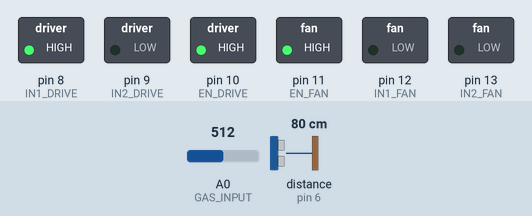
The program below on a simulated Arduino Uno, built with avr-gcc and run on an emulated ATmega328P. On the bench: switched loads named in the program (green lamp = pin HIGH). Wiring (inferred from the names in the program): ultrasonic range finder: trigger pin 7; echo pin 6. The inputs (shaded band) are chosen by the test bench; at power-on: distance to the obstacle (sensor on pin 6) 80 cm, A0 (GAS_INPUT) = 512. The echo pulse lasts 58.3 µs per cm; pins used as bus, display or sensor lines are not drawn.

Above: at 1.2 s.
1.3 s: distance to the obstacle (sensor on pin 6) set to 97 cm
2.8 s: distance to the obstacle (sensor on pin 6) set to 104 cm
At 4.0 s:
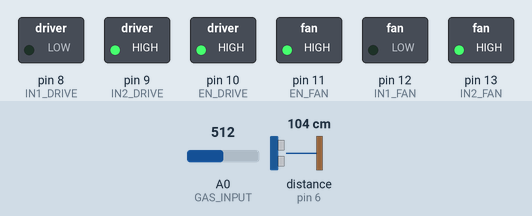
4.3 s: A0 (GAS_INPUT) set to 716
At 4.7 s:
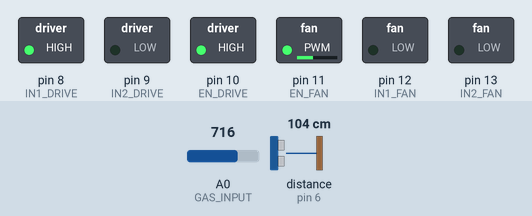
5.8 s: A0 (GAS_INPUT) set to 900
At 7.0 s:
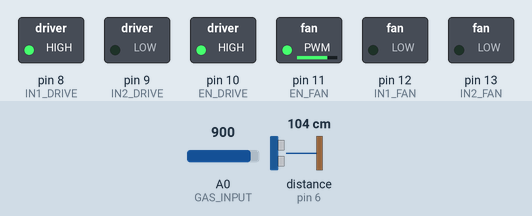
7.3 s: A0 (GAS_INPUT) set to 1023
At 8.2 s:
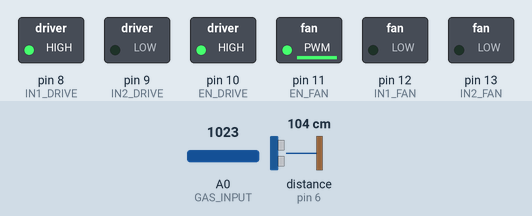
8.8 s: A0 (GAS_INPUT) set to 511
At 9.3 s:
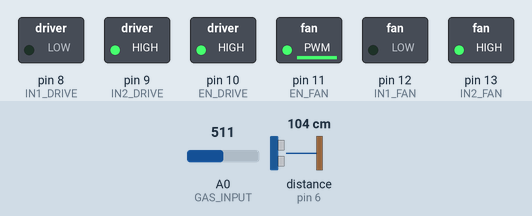
Timing chart, 0 to 11.3 s (numbered marks = the images above; inputs shaded):
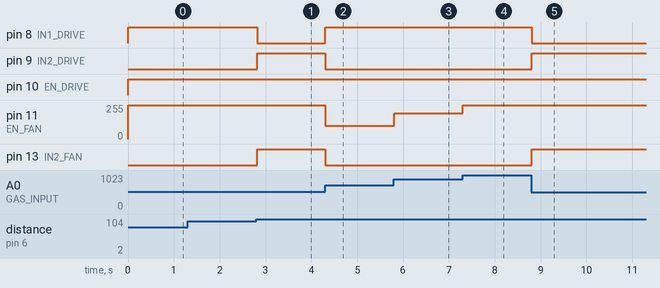

The program:

main.cpp
```cpp
#include <Arduino.h>
#include <Arduino_FreeRTOS.h>
#include <semphr.h>


// Tasks Signature
void TaskFan(void *pvParameters);
void TaskDrive(void *pvParameters);
void TaskSenseGas(void *pvParameters);
void TaskDistance(void *pvParameters);

// sensor functions
int senseGas();
long getDistance();

// motor function
void moveMotor(int EN, int IN1, int IN2, int isForward, int isStop, int speed);

// helper funcs
bool safeCond();
void giveInteruptToMotors();


// Ports
const int EN_DRIVE = 10;
const int IN1_DRIVE = 8;
const int IN2_DRIVE = 9;
const int EN_FAN = 11;
const int IN1_FAN = 12;
const int IN2_FAN = 13;
const int ULTRASONIC_TRIGGER = 7;
const int ULTRASONIC_ECHO = 6;
const int GAS_INPUT = 0;


int maxMotorSpeed = 255;
int gasValue;
long distance;

// semaphores
SemaphoreHandle_t fanSema;
SemaphoreHandle_t driveSema;

// the setup function runs once when you press reset or power the board
void setup() {
  // initialize serial communication at 9600 bits per second:
  Serial.begin(9600);

  while (!Serial) {
    // wait for serial port to connect. Needed for native USB, on LEONARDO, MICRO, YUN, and other 32u4 based boards.
  }

  // Wire ports
  pinMode(EN_DRIVE, OUTPUT);
  pinMode(IN1_DRIVE, OUTPUT);
  pinMode(IN2_DRIVE, OUTPUT);
  pinMode(EN_FAN, OUTPUT);
  pinMode(IN1_FAN, OUTPUT);
  pinMode(IN2_FAN, OUTPUT);
  pinMode(ULTRASONIC_TRIGGER, OUTPUT);
  pinMode(ULTRASONIC_ECHO, INPUT);
  pinMode(GAS_INPUT, INPUT);

  // setup semaphores
  fanSema = xSemaphoreCreateBinary();
  driveSema = xSemaphoreCreateBinary();

  giveInteruptToMotors();

  // Initial values
  gasValue = senseGas();
  distance = getDistance();

  // Making the tasks
  xTaskCreate(TaskFan, "Fan", 128, NULL, 3, NULL);
  xTaskCreate(TaskDrive, "Drive", 128, NULL, 3, NULL);
  xTaskCreate(TaskSenseGas, "Gas", 128, NULL, 2, NULL);
  xTaskCreate(TaskDistance, "Distance", 128, NULL, 2, NULL);
}

void loop() {
  // it is task driven, hence here's empty
}

void TaskFan(void *pvParameters) {
  while(1) {
    if (xSemaphoreTake(fanSema, portMAX_DELAY) == pdPASS) {
      // Convert gas (0, 512) value to speed (0, 255)
      int motorSpeed = (gasValue * 255.0) / 512.0;
      // stop moving if not sfae otherwise move
      moveMotor(EN_FAN, IN1_FAN, IN2_FAN, true, !safeCond(), motorSpeed);
      taskYIELD();
    }
  }
}

void TaskDrive(void *pvParameters) {
  while (1) {
    if (xSemaphoreTake(driveSema, portMAX_DELAY) == pdPASS) {
      // move backwards if not safe
      moveMotor(EN_DRIVE, IN1_DRIVE, IN2_DRIVE, safeCond(), 0, maxMotorSpeed);
      taskYIELD();
    }
  }
}

void TaskSenseGas(void *pvParameters) {
  while (1) {
    bool lastState = safeCond();
    int lastGasDensity = gasValue;
    gasValue = senseGas();
    if ((safeCond() != lastState) || (gasValue != lastGasDensity)) {
      giveInteruptToMotors();
    }
    taskYIELD();
  }
}

void TaskDistance(void *pvParameters) {
  while (1) {
    bool lastState = safeCond();
    distance = getDistance();
    if (safeCond() != lastState) {
        giveInteruptToMotors();
    }
    taskYIELD();
  }
}

void giveInteruptToMotors() {
  xSemaphoreGive(fanSema);
  xSemaphoreGive(driveSema);
}

bool safeCond() {
  return (gasValue <= 512) && (distance >= 100);
}

int senseGas() {
  int gasDensity = analogRead(GAS_INPUT);
  return gasDensity;
}

long getDistance() {
  digitalWrite(ULTRASONIC_TRIGGER, LOW);
  delayMicroseconds(2);
  digitalWrite(ULTRASONIC_TRIGGER, HIGH);
  delayMicroseconds(10);
  digitalWrite(ULTRASONIC_TRIGGER, LOW);
  long duration = pulseIn(ULTRASONIC_ECHO, HIGH);
  long distanceSensorValue = duration * 0.0344 / 2;
  return distanceSensorValue;
}

void moveMotor(int EN, int IN1, int IN2, int isForward, int isStop, int speed) {
  analogWrite(EN, speed);
  if (isStop == 1)
  {
    digitalWrite(IN1, LOW);
    digitalWrite(IN2, LOW);
  }
  else if (isForward == 1)
  {
    digitalWrite(IN1, LOW);
    digitalWrite(IN2, HIGH);
  }
  else
  {
    digitalWrite(IN1, HIGH);
    digitalWrite(IN2, LOW);
  }
}
```

Measured:
- the behaviour switches between 100 and 101 cm on distance to the obstacle (sensor on pin 6) (found by bisection; images 0 and 1)
- after the input at 1.3 s, every drawn part: stays the same
- after the input at 2.8 s, pin 8 (IN1_DRIVE): HIGH → LOW at once; pin 9 (IN2_DRIVE), pin 13 (IN2_FAN): LOW → HIGH at once
- after the input at 4.3 s, pin 8 (IN1_DRIVE): LOW → HIGH at once; pin 9 (IN2_DRIVE), pin 13 (IN2_FAN): HIGH → LOW at once; pin 11 (EN_FAN): 255/255 → 100/255 at once
- after the input at 5.8 s, pin 11 (EN_FAN): 100/255 → 192/255 at once
- after the input at 7.3 s, pin 11 (EN_FAN): 192/255 → 253/255 at once
- after the input at 8.8 s, pin 8 (IN1_DRIVE): HIGH → LOW at once; pin 9 (IN2_DRIVE), pin 13 (IN2_FAN): LOW → HIGH at once; pin 11 (EN_FAN): 253/255 → 254/255 at once
